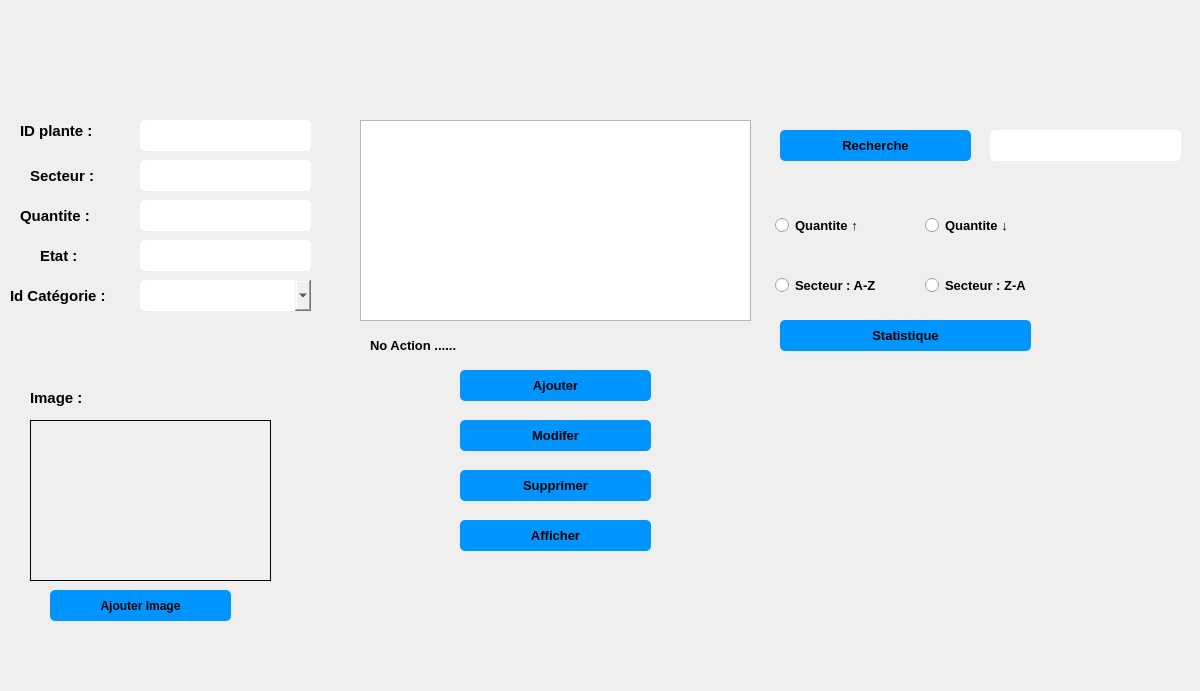
<?xml version="1.0" encoding="UTF-8"?>
<ui version="4.0">
 <class>plante</class>
 <widget class="QDialog" name="plante">
  <property name="geometry">
   <rect>
    <x>0</x>
    <y>0</y>
    <width>1200</width>
    <height>691</height>
   </rect>
  </property>
  <property name="windowTitle">
   <string>Dialog</string>
  </property>
  <widget class="QLabel" name="label">
   <property name="geometry">
    <rect>
     <x>20</x>
     <y>115</y>
     <width>101</width>
     <height>31</height>
    </rect>
   </property>
   <property name="font">
    <font>
     <pointsize>11</pointsize>
     <weight>75</weight>
     <bold>true</bold>
    </font>
   </property>
   <property name="text">
    <string>ID plante :</string>
   </property>
   <property name="buddy">
    <cstring>cx_idp</cstring>
   </property>
  </widget>
  <widget class="QLineEdit" name="cx_idp">
   <property name="geometry">
    <rect>
     <x>140</x>
     <y>120</y>
     <width>171</width>
     <height>31</height>
    </rect>
   </property>
   <property name="styleSheet">
    <string notr="true">QLineEdit {
padding: 5px;
border-radius: 5px;

font-weight: bold;
}</string>
   </property>
  </widget>
  <widget class="QLabel" name="label_2">
   <property name="geometry">
    <rect>
     <x>30</x>
     <y>165</y>
     <width>81</width>
     <height>21</height>
    </rect>
   </property>
   <property name="font">
    <font>
     <pointsize>11</pointsize>
     <weight>75</weight>
     <bold>true</bold>
    </font>
   </property>
   <property name="text">
    <string>Secteur :</string>
   </property>
   <property name="buddy">
    <cstring>cx_secteur</cstring>
   </property>
  </widget>
  <widget class="QLineEdit" name="cx_secteur">
   <property name="geometry">
    <rect>
     <x>140</x>
     <y>160</y>
     <width>171</width>
     <height>31</height>
    </rect>
   </property>
   <property name="styleSheet">
    <string notr="true">QLineEdit {
padding: 5px;
border-radius: 5px;

font-weight: bold;
}</string>
   </property>
  </widget>
  <widget class="QLineEdit" name="cx_quant">
   <property name="geometry">
    <rect>
     <x>140</x>
     <y>200</y>
     <width>171</width>
     <height>31</height>
    </rect>
   </property>
   <property name="styleSheet">
    <string notr="true">QLineEdit {
padding: 5px;
border-radius: 5px;

font-weight: bold;
}</string>
   </property>
  </widget>
  <widget class="QLabel" name="label_5">
   <property name="geometry">
    <rect>
     <x>20</x>
     <y>200</y>
     <width>101</width>
     <height>31</height>
    </rect>
   </property>
   <property name="font">
    <font>
     <pointsize>11</pointsize>
     <weight>75</weight>
     <bold>true</bold>
    </font>
   </property>
   <property name="text">
    <string>Quantite :</string>
   </property>
   <property name="buddy">
    <cstring>cx_quant</cstring>
   </property>
  </widget>
  <widget class="QLabel" name="label_6">
   <property name="geometry">
    <rect>
     <x>40</x>
     <y>240</y>
     <width>61</width>
     <height>31</height>
    </rect>
   </property>
   <property name="font">
    <font>
     <pointsize>11</pointsize>
     <weight>75</weight>
     <bold>true</bold>
    </font>
   </property>
   <property name="text">
    <string>Etat :</string>
   </property>
   <property name="buddy">
    <cstring>cx_etat</cstring>
   </property>
  </widget>
  <widget class="QLineEdit" name="cx_etat">
   <property name="geometry">
    <rect>
     <x>140</x>
     <y>240</y>
     <width>171</width>
     <height>31</height>
    </rect>
   </property>
   <property name="styleSheet">
    <string notr="true">QLineEdit {
padding: 5px;
border-radius: 5px;

font-weight: bold;
}</string>
   </property>
  </widget>
  <widget class="QComboBox" name="comboBox_categorie">
   <property name="geometry">
    <rect>
     <x>140</x>
     <y>280</y>
     <width>171</width>
     <height>31</height>
    </rect>
   </property>
   <property name="styleSheet">
    <string notr="true">
padding: 5px;
border-radius: 5px;

font-weight: bold;
</string>
   </property>
  </widget>
  <widget class="QLabel" name="label_7">
   <property name="geometry">
    <rect>
     <x>10</x>
     <y>280</y>
     <width>121</width>
     <height>31</height>
    </rect>
   </property>
   <property name="font">
    <font>
     <pointsize>11</pointsize>
     <weight>75</weight>
     <bold>true</bold>
    </font>
   </property>
   <property name="text">
    <string>Id Catégorie :</string>
   </property>
  </widget>
  <widget class="QTableView" name="afficher_plante">
   <property name="geometry">
    <rect>
     <x>360</x>
     <y>120</y>
     <width>391</width>
     <height>201</height>
    </rect>
   </property>
  </widget>
  <widget class="QLabel" name="pic">
   <property name="geometry">
    <rect>
     <x>0</x>
     <y>0</y>
     <width>1200</width>
     <height>691</height>
    </rect>
   </property>
   <property name="text">
    <string/>
   </property>
  </widget>
  <widget class="QPushButton" name="pushButton">
   <property name="geometry">
    <rect>
     <x>460</x>
     <y>370</y>
     <width>191</width>
     <height>31</height>
    </rect>
   </property>
   <property name="font">
    <font>
     <pointsize>10</pointsize>
     <weight>75</weight>
     <bold>true</bold>
    </font>
   </property>
   <property name="styleSheet">
    <string notr="true">QPushButton {
padding: 5px;
border-radius: 5px;
background-color:#0094ff;
font-weight: bold;
}
QPushButton:hover
{
color :white;
}</string>
   </property>
   <property name="text">
    <string>Ajouter</string>
   </property>
  </widget>
  <widget class="QPushButton" name="pushButton_3">
   <property name="geometry">
    <rect>
     <x>460</x>
     <y>420</y>
     <width>191</width>
     <height>31</height>
    </rect>
   </property>
   <property name="font">
    <font>
     <pointsize>10</pointsize>
     <weight>75</weight>
     <bold>true</bold>
    </font>
   </property>
   <property name="styleSheet">
    <string notr="true">QPushButton {
padding: 5px;
border-radius: 5px;
background-color:#0094ff;
font-weight: bold;
}
QPushButton:hover
{
color :white;
}</string>
   </property>
   <property name="text">
    <string>Modifer</string>
   </property>
  </widget>
  <widget class="QPushButton" name="pushButton_2">
   <property name="geometry">
    <rect>
     <x>460</x>
     <y>470</y>
     <width>191</width>
     <height>31</height>
    </rect>
   </property>
   <property name="font">
    <font>
     <pointsize>10</pointsize>
     <weight>75</weight>
     <bold>true</bold>
    </font>
   </property>
   <property name="styleSheet">
    <string notr="true">QPushButton {
padding: 5px;
border-radius: 5px;
background-color:#0094ff;
font-weight: bold;
}
QPushButton:hover
{
color :white;
}</string>
   </property>
   <property name="text">
    <string>Supprimer</string>
   </property>
  </widget>
  <widget class="QPushButton" name="pushButton_9">
   <property name="geometry">
    <rect>
     <x>460</x>
     <y>520</y>
     <width>191</width>
     <height>31</height>
    </rect>
   </property>
   <property name="font">
    <font>
     <pointsize>10</pointsize>
     <weight>75</weight>
     <bold>true</bold>
    </font>
   </property>
   <property name="styleSheet">
    <string notr="true">QPushButton {
padding: 5px;
border-radius: 5px;
background-color:#0094ff;
font-weight: bold;
}
QPushButton:hover
{
color :white;
}</string>
   </property>
   <property name="text">
    <string>Afficher</string>
   </property>
  </widget>
  <widget class="QLabel" name="label_10">
   <property name="geometry">
    <rect>
     <x>30</x>
     <y>390</y>
     <width>61</width>
     <height>16</height>
    </rect>
   </property>
   <property name="font">
    <font>
     <pointsize>11</pointsize>
     <weight>75</weight>
     <bold>true</bold>
    </font>
   </property>
   <property name="text">
    <string>Image :</string>
   </property>
  </widget>
  <widget class="QLabel" name="photo">
   <property name="geometry">
    <rect>
     <x>30</x>
     <y>420</y>
     <width>241</width>
     <height>161</height>
    </rect>
   </property>
   <property name="frameShape">
    <enum>QFrame::Box</enum>
   </property>
   <property name="text">
    <string/>
   </property>
  </widget>
  <widget class="QPushButton" name="pushButton_5">
   <property name="geometry">
    <rect>
     <x>50</x>
     <y>590</y>
     <width>181</width>
     <height>31</height>
    </rect>
   </property>
   <property name="font">
    <font>
     <pointsize>9</pointsize>
     <weight>75</weight>
     <bold>true</bold>
    </font>
   </property>
   <property name="styleSheet">
    <string notr="true">QPushButton {
padding: 5px;
border-radius: 5px;
background-color:#0094ff;
font-weight: bold;
}
QPushButton:hover
{
color :white;
}</string>
   </property>
   <property name="text">
    <string>Ajouter Image</string>
   </property>
  </widget>
  <widget class="QLabel" name="chemin">
   <property name="geometry">
    <rect>
     <x>350</x>
     <y>630</y>
     <width>391</width>
     <height>20</height>
    </rect>
   </property>
   <property name="text">
    <string/>
   </property>
  </widget>
  <widget class="QLabel" name="label_8">
   <property name="geometry">
    <rect>
     <x>370</x>
     <y>330</y>
     <width>391</width>
     <height>31</height>
    </rect>
   </property>
   <property name="font">
    <font>
     <pointsize>10</pointsize>
     <weight>75</weight>
     <bold>true</bold>
    </font>
   </property>
   <property name="text">
    <string>No Action ......</string>
   </property>
  </widget>
  <widget class="QLineEdit" name="recherche">
   <property name="geometry">
    <rect>
     <x>990</x>
     <y>130</y>
     <width>191</width>
     <height>31</height>
    </rect>
   </property>
   <property name="styleSheet">
    <string notr="true">QLineEdit {
padding: 5px;
border-radius: 5px;

font-weight: bold;
}</string>
   </property>
  </widget>
  <widget class="QPushButton" name="pushButton_8">
   <property name="geometry">
    <rect>
     <x>780</x>
     <y>130</y>
     <width>191</width>
     <height>31</height>
    </rect>
   </property>
   <property name="font">
    <font>
     <pointsize>10</pointsize>
     <weight>75</weight>
     <bold>true</bold>
    </font>
   </property>
   <property name="styleSheet">
    <string notr="true">QPushButton {
padding: 5px;
border-radius: 5px;
background-color:#0094ff;
font-weight: bold;
}
QPushButton:hover
{
color :white;
}</string>
   </property>
   <property name="text">
    <string>Recherche</string>
   </property>
  </widget>
  <widget class="QRadioButton" name="radioButton_5">
   <property name="geometry">
    <rect>
     <x>770</x>
     <y>210</y>
     <width>101</width>
     <height>31</height>
    </rect>
   </property>
   <property name="font">
    <font>
     <pointsize>10</pointsize>
     <weight>75</weight>
     <bold>true</bold>
    </font>
   </property>
   <property name="styleSheet">
    <string notr="true">
padding: 5px;
border-radius: 5px;

font-weight: bold;
</string>
   </property>
   <property name="text">
    <string>Quantite ↑ </string>
   </property>
  </widget>
  <widget class="QRadioButton" name="radioButton_3">
   <property name="geometry">
    <rect>
     <x>920</x>
     <y>210</y>
     <width>111</width>
     <height>31</height>
    </rect>
   </property>
   <property name="font">
    <font>
     <pointsize>10</pointsize>
     <weight>75</weight>
     <bold>true</bold>
    </font>
   </property>
   <property name="styleSheet">
    <string notr="true">
padding: 5px;
border-radius: 5px;

font-weight: bold;
</string>
   </property>
   <property name="text">
    <string>Quantite ↓</string>
   </property>
  </widget>
  <widget class="QRadioButton" name="radioButton">
   <property name="geometry">
    <rect>
     <x>770</x>
     <y>270</y>
     <width>121</width>
     <height>31</height>
    </rect>
   </property>
   <property name="font">
    <font>
     <pointsize>10</pointsize>
     <weight>75</weight>
     <bold>true</bold>
    </font>
   </property>
   <property name="styleSheet">
    <string notr="true">
padding: 5px;
border-radius: 5px;

font-weight: bold;
</string>
   </property>
   <property name="text">
    <string>Secteur : A-Z</string>
   </property>
  </widget>
  <widget class="QRadioButton" name="radioButton_2">
   <property name="geometry">
    <rect>
     <x>920</x>
     <y>270</y>
     <width>131</width>
     <height>31</height>
    </rect>
   </property>
   <property name="font">
    <font>
     <pointsize>10</pointsize>
     <weight>75</weight>
     <bold>true</bold>
    </font>
   </property>
   <property name="styleSheet">
    <string notr="true">
padding: 5px;
border-radius: 5px;

font-weight: bold;
</string>
   </property>
   <property name="text">
    <string>Secteur : Z-A</string>
   </property>
  </widget>
  <widget class="QPushButton" name="pushButton_10">
   <property name="geometry">
    <rect>
     <x>780</x>
     <y>320</y>
     <width>251</width>
     <height>31</height>
    </rect>
   </property>
   <property name="font">
    <font>
     <pointsize>10</pointsize>
     <weight>75</weight>
     <bold>true</bold>
    </font>
   </property>
   <property name="styleSheet">
    <string notr="true">QPushButton {
padding: 5px;
border-radius: 5px;
background-color:#0094ff;
font-weight: bold;
}
QPushButton:hover
{
color :white;
}</string>
   </property>
   <property name="text">
    <string>Statistique</string>
   </property>
  </widget>
  <zorder>pic</zorder>
  <zorder>label</zorder>
  <zorder>cx_idp</zorder>
  <zorder>label_2</zorder>
  <zorder>cx_secteur</zorder>
  <zorder>cx_quant</zorder>
  <zorder>label_5</zorder>
  <zorder>label_6</zorder>
  <zorder>cx_etat</zorder>
  <zorder>comboBox_categorie</zorder>
  <zorder>label_7</zorder>
  <zorder>afficher_plante</zorder>
  <zorder>pushButton</zorder>
  <zorder>pushButton_3</zorder>
  <zorder>pushButton_2</zorder>
  <zorder>pushButton_9</zorder>
  <zorder>label_10</zorder>
  <zorder>photo</zorder>
  <zorder>pushButton_5</zorder>
  <zorder>chemin</zorder>
  <zorder>label_8</zorder>
  <zorder>recherche</zorder>
  <zorder>pushButton_8</zorder>
  <zorder>radioButton_5</zorder>
  <zorder>radioButton_3</zorder>
  <zorder>radioButton</zorder>
  <zorder>radioButton_2</zorder>
  <zorder>pushButton_10</zorder>
 </widget>
 <resources/>
 <connections/>
</ui>
